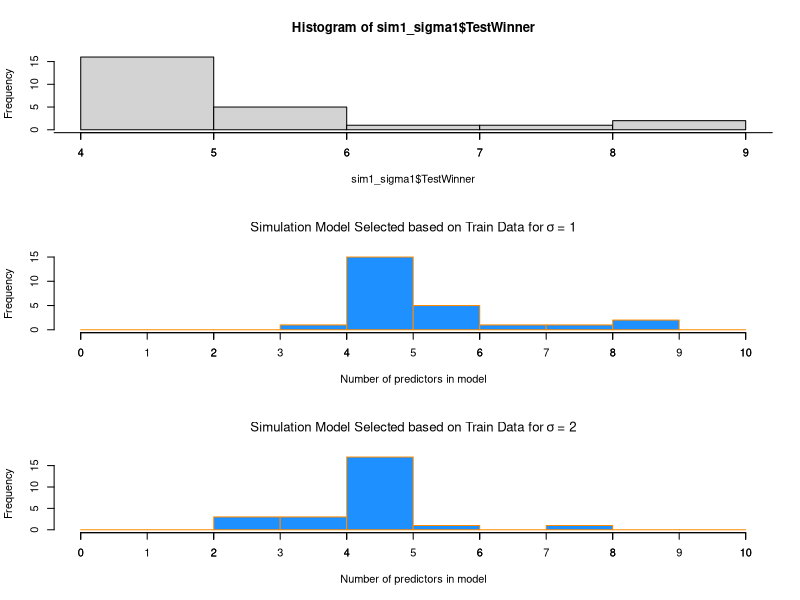
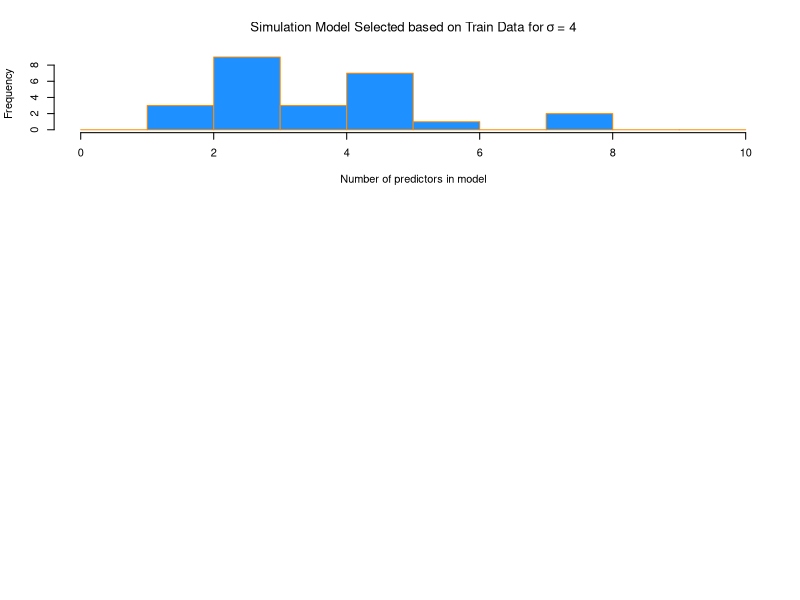
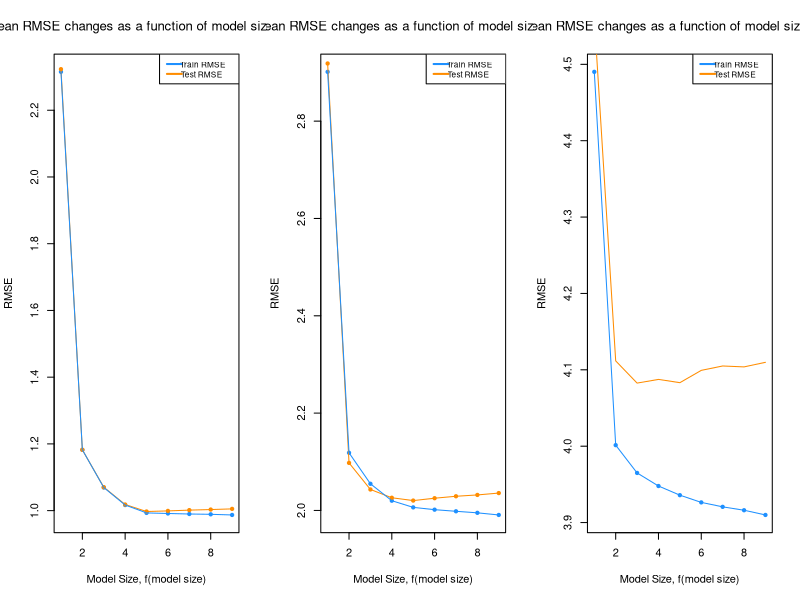

Recreate these plots in R, in order.
## ---- chunk 1
#set seed
birthday = 19810803
set.seed(birthday)

#set known model parameters
beta_0 = 0
beta_1 = 6
beta_2 = -3.5
beta_3 = 1.7
beta_4 = -1.1
beta_5 = 0.7
#set values of sigma for each simulation
sigma_1 = 1
sigma_2 = 2
sigma_3 = 4

num_sims = 500
sample_size_split = 300
sample_size_total = 600

library(readr)
study_2 = read_csv("study_2.csv")

x0 = rep(1, sample_size_total)
x1 = study_2$x1
x2 = study_2$x2
x3 = study_2$x3
x4 = study_2$x4
x5 = study_2$x5
x6 = study_2$x6
x7 = study_2$x7
x8 = study_2$x8
x9 = study_2$x9
y = rep(0, sample_size_total)


sim_data = data.frame(x1, x2, x3, x4, x5,x6, x7, x8, x9,  y)

get_predict = function(model, test_data){
  test_data$y - predict(model, newdata = test_data)
}

get_RMSE= function(data) {
  RMSE   = sqrt( mean(data ^ 2  ))
}

simulate2 = function(num_sims, sigma){
  RMSE_train   = matrix(0, nrow = num_sims, ncol = 9)
  RMSE_test    =  matrix(0, nrow = num_sims, ncol = 9)
  winner_test  = rep(0, num_sims)
  winner_train = rep(0, num_sims)
  
  for(i in 1:num_sims) {
      
    eps = rnorm(sample_size_total, mean = 0 , sd = sigma)
    
    sim_data$y = beta_0 * x0 + beta_1 * x1 + beta_2 * x2 + beta_3 * x3 + beta_4 * x4 + beta_5 * x5 +   eps
    
    train_index = sample(1:nrow(sim_data), sample_size_split)
    train = sim_data[train_index ,]
    test  = sim_data[-train_index ,]
    
    model_1 = lm( y ~ x1, data = train)
    model_2 = lm( y ~ x1 + x2, data = train)
    model_3 = lm( y ~ x1 + x2 + x3, data = train)
    model_4 = lm( y ~ x1 + x2 + x3 + x4, data = train)
    model_5 = lm( y ~ x1 + x2 + x3 + x4 + x5, data = train)
    model_6 = lm( y ~ x1 + x2 + x3 + x4 + x5 + x6, data = train)
    model_7 = lm( y ~ x1 + x2 + x3 + x4 + x5 + x6 + x7, data = train)
    model_8 = lm( y ~ x1 + x2 + x3 + x4 + x5 + x6 + x7 + x8, data = train)
    model_9 = lm( y ~ x1 + x2 + x3 + x4 + x5 + x6 + x7 + x8 + x9, data = train)
    
    RMSE_train[i ,] = c(get_RMSE(resid(model_1)), get_RMSE(resid(model_2)), get_RMSE(resid(model_3)), get_RMSE(resid(model_4)),
                      get_RMSE(resid(model_5)), get_RMSE(resid(model_6)), get_RMSE(resid(model_7)), get_RMSE(resid(model_8)),
                      get_RMSE(resid(model_9))
                      )

    RMSE_test[i, ] = c(get_RMSE(get_predict(model_1, test)), get_RMSE(get_predict(model_2, test)), 
                       get_RMSE(get_predict(model_3, test)), get_RMSE(get_predict(model_4, test)), 
                       get_RMSE(get_predict(model_5, test)), get_RMSE(get_predict(model_6, test)), 
                       get_RMSE(get_predict(model_7, test)), get_RMSE(get_predict(model_8, test)), 
                       get_RMSE(get_predict(model_9, test))
                       )
    winner_test[i] = which.min(RMSE_test[i, ])
    winner_train[i] = which.min(RMSE_train[i, ])
    
  }
  result = data.frame(RMSE_train, RMSE_test, winner_test, winner_train) 
  colnames(result) <- c( "TrainRMSE_M1", "TrainRMSE_M2", "TrainRMSE_M3", "TrainRMSE_M4", "TrainRMSE_M5", "TrainRMSE_M6", 
                         "TrainRMSE_M7", "TrainRMSE_M8", "TrainRMSE_M9", 
                         "TestRMSE_M1",  "TestRMSE_M2",  "TestRMSE_M3",  "TestRMSE_M4", "TestRMSE_M5", "TestRMSE_M6", "TestRMSE_M7", 
                         "TestRMSE_M8",  "TestRMSE_M9",  "TestWinner",   "TrainWinner")
  result
}

#run simulations 500 times for values of sigma: 1, 2, 4
sim1_sigma1 = simulate2(25, 1)
sim2_sigma2 = simulate2(25, 2)
sim3_sigma3 = simulate2(25, 4)
## ---- chunk 2
#Summerizing the results into a tables for each value of sigma
num_models  = 9
WinnerTest  = rep(0, 9)
WinnerTrain = rep(0, 9)
summarize_winners = function(data){
  for(i in 1: num_models){
    WinnerTest[i] = nrow(data[(data$TestWinner == i), ])
    WinnerTrain[i] = nrow(data[(data$TrainWinner == i), ])
  }
  predictorVariables = rep(1:9)
  result = data.frame(predictorVariables, WinnerTest, WinnerTrain)
  colnames(result) = c("Model Selected", "Num of Sims Model Selected base on Lowest Test RMSE", "Num of Sims Model Selected based on Lowest Train RMSE")
  result
}

## ---- chunk 3
knitr::kable(summarize_winners(sim1_sigma1), caption = "Model Winner Based on Lowest RMSE Value for $\\sigma$ = 1" )
## ---- chunk 4
knitr::kable(summarize_winners(sim2_sigma2), caption = "Model Winner Based on Lowest RMSE Value for $\\sigma$ = 2" )
## ---- chunk 5
knitr::kable(summarize_winners(sim3_sigma3), caption = "Model Winner Based on Lowest RMSE Value for $\\sigma$ = 4")
## ---- chunk 6
#setting to a 3x1
par(mfrow = c(3,1))

#plot.new()
hist(sim1_sigma1$TestWinner)

hist(sim1_sigma1$TestWinner,
     main   = expression("Simulation Model Selected based on Train Data for" ~ sigma ~ "= 1"),
     xlab   = "Number of predictors in model",
     col    = "dodgerblue",
     border = "darkorange", axis(side=1, at=seq(0,10, 1)))

hist(sim2_sigma2$TestWinner,
     main   = expression("Simulation Model Selected based on Train Data for" ~ sigma ~ "= 2"),
     xlab   = "Number of predictors in model",
     col    = "dodgerblue",
     border = "darkorange", axis(side=1, at=seq(0,10, 1)))

hist(sim3_sigma3$TestWinner,
     main   = expression("Simulation Model Selected based on Train Data for" ~ sigma ~ "= 4"),
     xlab   = "Number of predictors in model",
     col    = "dodgerblue",
     border = "darkorange", axis(side=1, at=seq(0,10, 1)))
#dev.off()
## ---- chunk 7
#summerizing data to get the means
get_means = function(data){
  end = ncol(data) -2
  model_means = rep(0, end)
  for(i in 1:end) {
    model_means[i] = mean(data[, i])
  }
  model_means
}

sim1_means = get_means(sim1_sigma1)
sim2_means = get_means(sim2_sigma2)
sim3_means = get_means(sim3_sigma3)

par(mfrow = c(1,3))
#plot for sigma = 1 RMSE Mean 
plot(sim1_means[1:9], pch = 20, col = "dodgerblue", cex = 1,
     xlab = "Model Size, f(model size)",
     ylab = "RMSE",
     main = expression("Mean RMSE changes as a function of model size" ~ sigma ~ "= 1"))
points(sim1_means[10:18], pch = 20, col = "darkorange", cex = 1)

lines(sim1_means[10:18], col = "darkorange")
lines(sim1_means[1:9],   col = "dodgerblue")

legend("topright", c("Train RMSE", "Test RMSE"), lty = c(1,1,1), lwd = 2,
       col = c("dodgerblue", "darkorange"), adj = c(0.2, 0.6), cex=0.75)


#plot for sigma = 2 RMSE Mean 
plot(sim2_means[1:9], pch = 20, col = "dodgerblue", cex = 1,
     xlab = "Model Size, f(model size)",
     ylab = "RMSE",
     main = expression("Mean RMSE changes as a function of model size" ~ sigma ~ "= 2"))
points(sim2_means[10:18], pch = 20, col = "darkorange", cex = 1)

lines(sim2_means[10:18], col = "darkorange")
lines(sim2_means[1:9],   col = "dodgerblue")

legend("topright", c("Train RMSE", "Test RMSE"), lty = c(1,1,1), lwd = 2,
       col = c("dodgerblue", "darkorange"), adj = c(0.2, 0.6), cex=0.75)

#sigma = 4
#plot for sigma = 1 RMSE Mean 
plot(sim3_means[1:9], pch = 20, col = "dodgerblue", cex = 1,
     xlab = "Model Size, f(model size)",
     ylab = "RMSE",
     main = expression("Mean RMSE changes as a function of model size" ~ sigma ~ "= 4"))
points(sim1_means[10:18], pch = 20, col = "darkorange", cex = 1)

lines(sim3_means[10:18], col = "darkorange")
lines(sim3_means[1:9],   col = "dodgerblue")

legend("topright", c("Train RMSE", "Test RMSE"), lty = c(1,1,1), lwd = 2,
       col = c("dodgerblue", "darkorange"), adj = c(0.2, 0.6), cex=0.75)


#dev.off()
